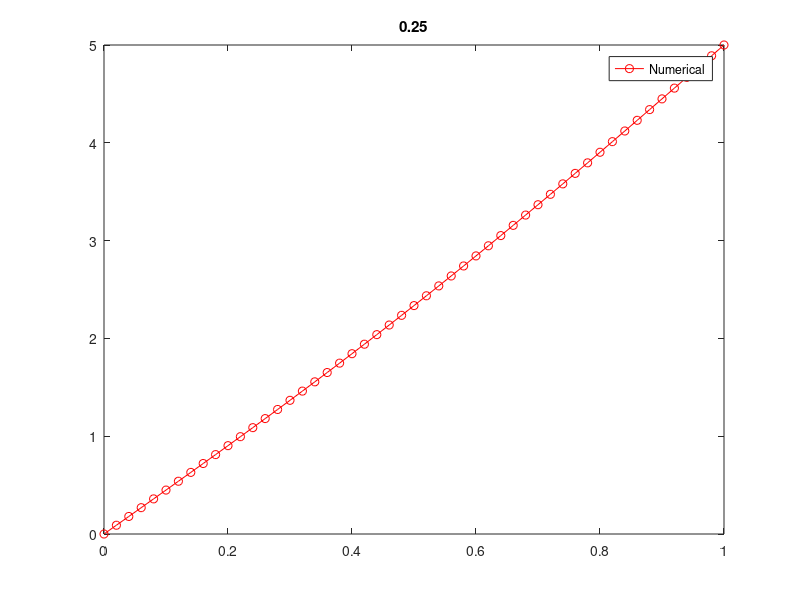

Source code (MATLAB):
clear

kappa=1;   % thermal conductivity
tau=1e-4;  % time-step
h=0.02;    % spatial-step

% Extent of the system
x=0:h:1;
m=length(x);

% Matrix for the second-derivative term
D=-2*eye(m);
D=D+diag(ones(m-1,1),+1);
D=D+diag(ones(m-1,1),-1);
D=D*kappa*tau/(h*h);

% Boundary conditions (Dirichlet; i.e. constant value)
D(1,:)=0;
D(m,:)=0;

% The update matrix
A=eye(m) + D;

% Initial conditions
temp=zeros(m,1);
%temp(round(m/2))=1/h;

temp(1) = 0;
temp(1+1/h) = 5;

time=0;

kth = kappa*tau/h^2;

while (time<=1*0.3)
    fac = 4*kappa*time;
    analytic = 1/sqrt(pi*fac)*exp(-(x-0.5).^2/fac);
    
    if (time<=0.005)
        figure(1)
        plot(x,temp,'ro-')   % plot the temperature
        pause(0.08)
    end
   

    time=time+tau;   % update the time
    temp=A*temp;     % update the temperature
end

clf;
figure(2)

plot(x,temp,'ro-')   % plot the temperature
%plot(x,analytic, 'bo-')

legend('Numerical') %'Analytical')
title(kth)          % display current time
